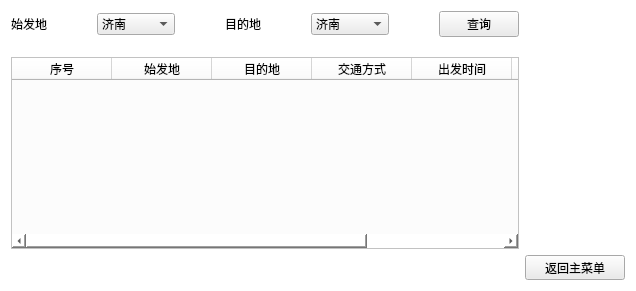
     <widget class="QWidget" name="QueryPage">
      <property name="styleSheet">
       <string notr="true">background-color: rgb(255, 255, 255);
</string>
      </property>
      <layout class="QGridLayout" name="gridLayout_4">
       <item row="0" column="0">
        <layout class="QVBoxLayout" name="verticalLayout" stretch="1,10">
         <property name="spacing">
          <number>20</number>
         </property>
         <item>
          <layout class="QHBoxLayout" name="horizontalLayout_4" stretch="5,5,1">
           <property name="spacing">
            <number>50</number>
           </property>
           <item>
            <layout class="QHBoxLayout" name="horizontalOriginLayout" stretch="1,5">
             <property name="rightMargin">
              <number>0</number>
             </property>
             <item>
              <widget class="QLabel" name="origin_label">
               <property name="text">
                <string>始发地</string>
               </property>
              </widget>
             </item>
             <item>
              <widget class="QComboBox" name="origin_comboBox">
               <property name="styleSheet">
                <string notr="true">background-color: rgb(235, 235, 235);
border-color: rgb(0, 0, 0);</string>
               </property>
               <item>
                <property name="text">
                 <string>济南</string>
                </property>
               </item>
               <item>
                <property name="text">
                 <string>石家庄</string>
                </property>
               </item>
               <item>
                <property name="text">
                 <string>长春</string>
                </property>
               </item>
               <item>
                <property name="text">
                 <string>哈尔滨</string>
                </property>
               </item>
               <item>
                <property name="text">
                 <string>沈阳</string>
                </property>
               </item>
               <item>
                <property name="text">
                 <string>呼和浩特</string>
                </property>
               </item>
               <item>
                <property name="text">
                 <string>乌鲁木齐</string>
                </property>
               </item>
               <item>
                <property name="text">
                 <string>兰州</string>
                </property>
               </item>
               <item>
                <property name="text">
                 <string>银川</string>
                </property>
               </item>
               <item>
                <property name="text">
                 <string>太原</string>
                </property>
               </item>
               <item>
                <property name="text">
                 <string>西安</string>
                </property>
               </item>
               <item>
                <property name="text">
                 <string>郑州</string>
                </property>
               </item>
               <item>
                <property name="text">
                 <string>合肥</string>
                </property>
               </item>
               <item>
                <property name="text">
                 <string>南京</string>
                </property>
               </item>
               <item>
                <property name="text">
                 <string>杭州</string>
                </property>
               </item>
               <item>
                <property name="text">
                 <string>福州</string>
                </property>
               </item>
               <item>
                <property name="text">
                 <string>广州</string>
                </property>
               </item>
               <item>
                <property name="text">
                 <string>南昌</string>
                </property>
               </item>
               <item>
                <property name="text">
                 <string>海口</string>
                </property>
               </item>
               <item>
                <property name="text">
                 <string>南宁</string>
                </property>
               </item>
               <item>
                <property name="text">
                 <string>贵阳</string>
                </property>
               </item>
               <item>
                <property name="text">
                 <string>长沙</string>
                </property>
               </item>
               <item>
                <property name="text">
                 <string>武汉</string>
                </property>
               </item>
               <item>
                <property name="text">
                 <string>成都</string>
                </property>
               </item>
               <item>
                <property name="text">
                 <string>昆明</string>
                </property>
               </item>
               <item>
                <property name="text">
                 <string>西宁</string>
                </property>
               </item>
               <item>
                <property name="text">
                 <string>天津</string>
                </property>
               </item>
               <item>
                <property name="text">
                 <string>上海</string>
                </property>
               </item>
               <item>
                <property name="text">
                 <string>重庆</string>
                </property>
               </item>
               <item>
                <property name="text">
                 <string>北京</string>
                </property>
               </item>
               <item>
                <property name="text">
                 <string>拉萨</string>
                </property>
               </item>
              </widget>
             </item>
            </layout>
           </item>
           <item>
            <layout class="QHBoxLayout" name="horizontalTargetLayout" stretch="1,5">
             <item>
              <widget class="QLabel" name="target_label">
               <property name="text">
                <string>目的地</string>
               </property>
              </widget>
             </item>
             <item>
              <widget class="QComboBox" name="target_comboBox">
               <property name="styleSheet">
                <string notr="true">background-color: rgb(235, 235, 235);
border-color: rgb(0, 0, 0);</string>
               </property>
               <item>
                <property name="text">
                 <string>济南</string>
                </property>
               </item>
               <item>
                <property name="text">
                 <string>石家庄</string>
                </property>
               </item>
               <item>
                <property name="text">
                 <string>长春</string>
                </property>
               </item>
               <item>
                <property name="text">
                 <string>哈尔滨</string>
                </property>
               </item>
               <item>
                <property name="text">
                 <string>沈阳</string>
                </property>
               </item>
               <item>
                <property name="text">
                 <string>呼和浩特</string>
                </property>
               </item>
               <item>
                <property name="text">
                 <string>乌鲁木齐</string>
                </property>
               </item>
               <item>
                <property name="text">
                 <string>兰州</string>
                </property>
               </item>
               <item>
                <property name="text">
                 <string>银川</string>
                </property>
               </item>
               <item>
                <property name="text">
                 <string>太原</string>
                </property>
               </item>
               <item>
                <property name="text">
                 <string>西安</string>
                </property>
               </item>
               <item>
                <property name="text">
                 <string>郑州</string>
                </property>
               </item>
               <item>
                <property name="text">
                 <string>合肥</string>
                </property>
               </item>
               <item>
                <property name="text">
                 <string>南京</string>
                </property>
               </item>
               <item>
                <property name="text">
                 <string>杭州</string>
                </property>
               </item>
               <item>
                <property name="text">
                 <string>福州</string>
                </property>
               </item>
               <item>
                <property name="text">
                 <string>广州</string>
                </property>
               </item>
               <item>
                <property name="text">
                 <string>南昌</string>
                </property>
               </item>
               <item>
                <property name="text">
                 <string>海口</string>
                </property>
               </item>
               <item>
                <property name="text">
                 <string>南宁</string>
                </property>
               </item>
               <item>
                <property name="text">
                 <string>贵阳</string>
                </property>
               </item>
               <item>
                <property name="text">
                 <string>长沙</string>
                </property>
               </item>
               <item>
                <property name="text">
                 <string>武汉</string>
                </property>
               </item>
               <item>
                <property name="text">
                 <string>成都</string>
                </property>
               </item>
               <item>
                <property name="text">
                 <string>昆明</string>
                </property>
               </item>
               <item>
                <property name="text">
                 <string>西宁</string>
                </property>
               </item>
               <item>
                <property name="text">
                 <string>天津</string>
                </property>
               </item>
               <item>
                <property name="text">
                 <string>上海</string>
                </property>
               </item>
               <item>
                <property name="text">
                 <string>重庆</string>
                </property>
               </item>
               <item>
                <property name="text">
                 <string>北京</string>
                </property>
               </item>
               <item>
                <property name="text">
                 <string>拉萨</string>
                </property>
               </item>
              </widget>
             </item>
            </layout>
           </item>
           <item>
            <widget class="QPushButton" name="QueryPathButton">
             <property name="styleSheet">
              <string notr="true">background-color: rgb(235, 235, 235)</string>
             </property>
             <property name="text">
              <string>查询</string>
             </property>
            </widget>
           </item>
          </layout>
         </item>
         <item>
          <widget class="QTableWidget" name="Path_tableWidget">
           <property name="styleSheet">
            <string notr="true">background-color: rgb(252, 252, 252);
border-color: rgb(0, 0, 0);</string>
           </property>
           <property name="sortingEnabled">
            <bool>true</bool>
           </property>
           <attribute name="horizontalHeaderMinimumSectionSize">
            <number>27</number>
           </attribute>
           <attribute name="verticalHeaderVisible">
            <bool>false</bool>
           </attribute>
           <column>
            <property name="text">
             <string>序号</string>
            </property>
           </column>
           <column>
            <property name="text">
             <string>始发地</string>
            </property>
           </column>
           <column>
            <property name="text">
             <string>目的地</string>
            </property>
           </column>
           <column>
            <property name="text">
             <string>交通方式</string>
            </property>
           </column>
           <column>
            <property name="text">
             <string>出发时间</string>
            </property>
           </column>
           <column>
            <property name="text">
             <string>到达时间</string>
            </property>
           </column>
           <column>
            <property name="text">
             <string>价格</string>
            </property>
           </column>
          </widget>
         </item>
        </layout>
       </item>
       <item row="1" column="1">
        <widget class="QPushButton" name="QueryPageToMenuButton">
         <property name="sizePolicy">
          <sizepolicy hsizetype="Maximum" vsizetype="Maximum">
           <horstretch>0</horstretch>
           <verstretch>0</verstretch>
          </sizepolicy>
         </property>
         <property name="minimumSize">
          <size>
           <width>100</width>
           <height>25</height>
          </size>
         </property>
         <property name="maximumSize">
          <size>
           <width>100</width>
           <height>25</height>
          </size>
         </property>
         <property name="styleSheet">
          <string notr="true">background-color: rgb(235, 235, 235)</string>
         </property>
         <property name="text">
          <string>返回主菜单</string>
         </property>
        </widget>
       </item>
      </layout>
     </widget>
